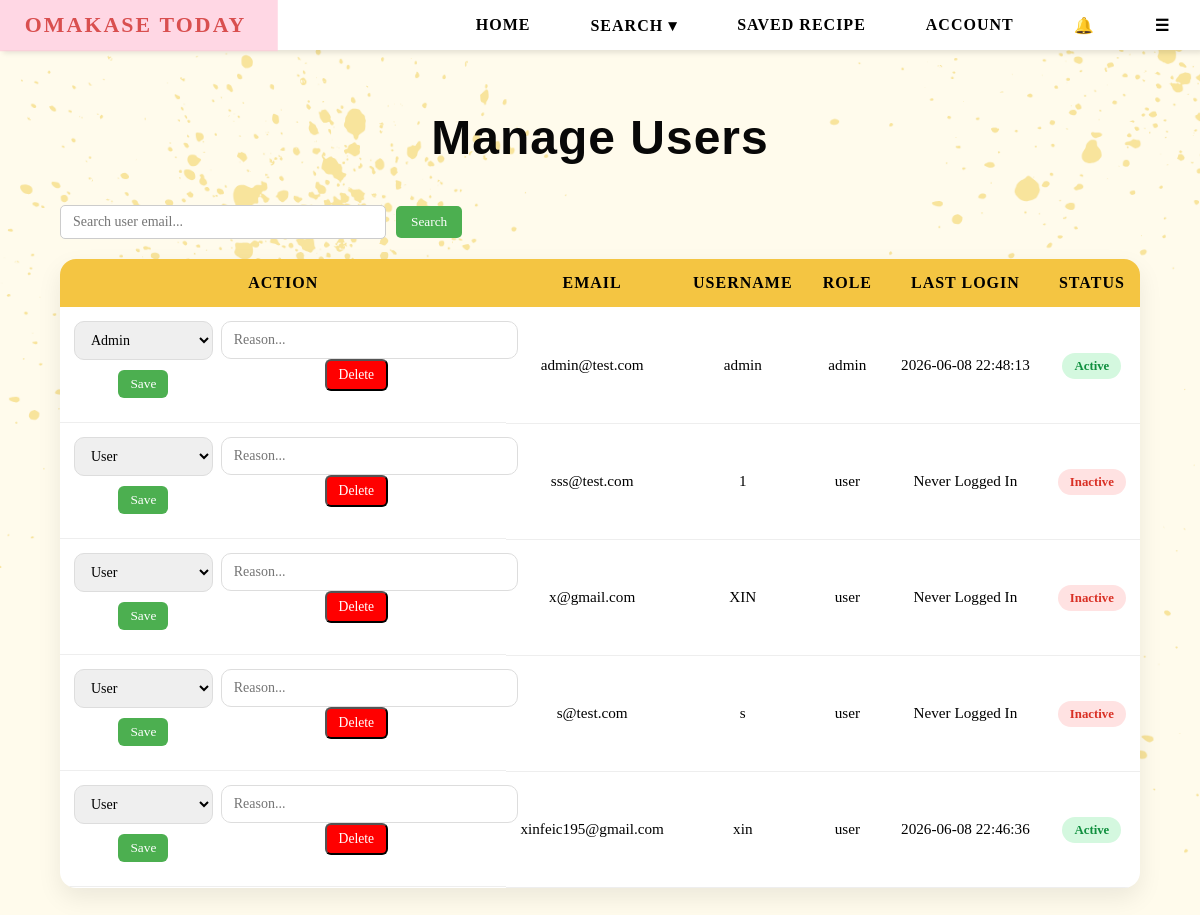
Screenshot of /admin/users (signed in) with the database file from the repository.
### tables this page shows
CREATE TABLE users (
        email TEXT PRIMARY KEY,
        username TEXT,
        password TEXT,
        bio TEXT,
        profile_pic TEXT,
        role TEXT DEFAULT 'user'
    , reset_token TEXT, reset_used INTEGER DEFAULT 0, reset_viewed INTEGER DEFAULT 0, last_login TEXT);

### app.py (the view)
@app.route("/admin/users")
def admin_users():
    if session.get("role") != "admin":
        return "403 Forbidden"
    conn = sqlite3.connect(DB_PATH)
    c = conn.cursor()
    c.execute("""
        SELECT email,
            username,
            role,
            last_login
        FROM users
    """)
    users = c.fetchall()
    conn.close()
    six_months_ago = (
            datetime.now() - timedelta(days=180)
        )
    processed_users = []
    for user in users:
        status = "Inactive"
        if user[3]:
            try:
                last_login = datetime.strptime(
                    user[3],
                    "%Y-%m-%d %H:%M:%S"
                )
                if last_login > six_months_ago:
                    status = "Active"
            except:
                status = "Inactive"
        processed_users.append(
            (
                user[0],  # email
                user[1],  # username
                user[2],  # role
                user[3],  # last_login
                status    # active/inactive
            )
        )
    return render_template(
        "admin_users.html",
        users=processed_users
    )

### app.py (called while the page is built)
@app.context_processor
def inject_notifications():
    if "user" not in session:
        return dict(
            new_notifications=[],
            old_notifications=[],
            notif_count=0
        )
    conn = sqlite3.connect(DB_PATH)
    c = conn.cursor()
    c.execute("""
        SELECT message, is_read, created_at
        FROM notifications
        WHERE user_email = ?
        ORDER BY created_at DESC
        LIMIT 5
    """, (session["user"],))
    rows = c.fetchall()
    new_notifs = [n for n in rows if n[1] == 0]
    old_notifs = [n for n in rows if n[1] == 1]
    c.execute("""
        SELECT COUNT(*) FROM notifications
        WHERE user_email = ? AND is_read = 0
    """, (session["user"],))
    count = c.fetchone()[0]
    conn.close()
    return dict(
        new_notifications=new_notifs,
        old_notifications=old_notifs,
        notif_count=count
    )

### templates/admin_users.html (shortened to what this page needs)
{% extends "base.html" %}
{% block content %}
<div class="admin-users-wrapper">
    <h1 class="admin-title">Manage Users</h1>
    <div class="admin-controls">
        <input type="text" id="userSearch" class="search-input"
            placeholder="Search user email...">
        <button onclick="filterUsers()" class="search-btn">
            Search
        </button>
    </div>
    <table class="users-table">
        <thead>
            <tr>
                <th>ACTION</th>
                <th>EMAIL</th>
                <th>USERNAME</th>
                <th>ROLE</th>
                <th>LAST LOGIN</th>
                <th>STATUS</th>
            </tr>
        </thead>
        <tbody id="userBody">
            {% for u in users %}
            <tr>
                <td style="display:flex; gap:8px; flex-wrap:wrap;">
                    <form action="/admin/users/update/{{ u[0] }}" method="POST">
                        <select name="role">
                            <option value="user" {% if u[2]=='user' %}selected{% endif %}>User</option>
                            <option value="admin" {% if u[2]=='admin' %}selected{% endif %}>Admin</option>
                        </select>
                        <button type="submit" class="update-btn">Save</button>
                    </form>
                    <form action="/admin/delete/{{ u[0] }}" method="POST"
                          onsubmit="return confirmDelete(this)">
                        <input type="text" name="reason"
                               placeholder="Reason..."
                               required
                               class="reason-input">
                        <button type="submit" class="delete-btn">
                            Delete
                        </button>
                    </form>
                </td>
                <td>{{ u[0] }}</td>
                <td>{{ u[1] }}</td>
                <td>{{ u[2] }}</td>
                <td>
                    {% if u[3] %}
                        {{ u[3] }}
                    {% else %}
                        Never Logged In
                    {% endif %}
                </td>
                <td>
                    <span class="
                        status-badge
                        {% if u[4] == 'Active' %}
                            active-status
                        {% else %}
                            inactive-status
                        {% endif %}
                    ">
                        {{ u[4] }}
                    </span>
                </td>
            </tr>
            {% endfor %}
        </tbody>
    </table>
</div>
{% endblock %}

### rows the page displays
users: role "Admin", email "admin@test.com", username "admin", role "admin", last_login "2026-06-08 22:48:13", u "Active"
users: role "User", email "sss@test.com", username "1", role "user", shows "Never Logged In", u "Inactive"
users: role "User", email "x@gmail.com", username "XIN", role "user", shows "Never Logged In", u "Inactive"
users: role "User", email "s@test.com", username "s", role "user", shows "Never Logged In", u "Inactive"
users: role "User", email "xinfeic195@gmail.com", username "xin", role "user", last_login "2026-06-08 22:46:36", u "Active"
